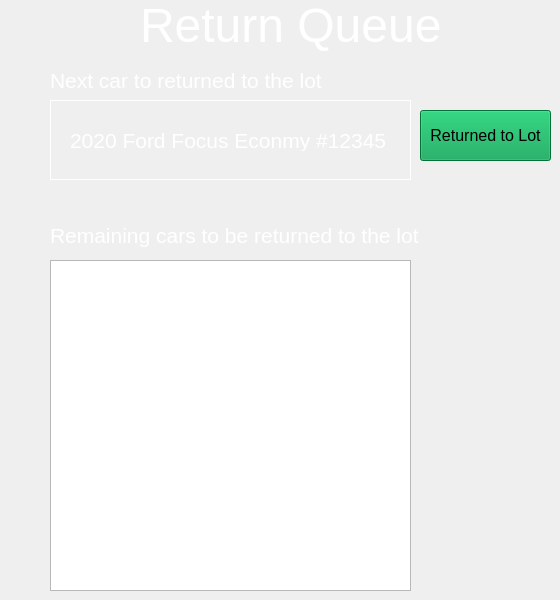
    <widget class="QWidget" name="ReturnQueue">
     <widget class="QLabel" name="label_29">
      <property name="geometry">
       <rect>
        <x>140</x>
        <y>0</y>
        <width>311</width>
        <height>51</height>
       </rect>
      </property>
      <property name="font">
       <font>
        <pointsize>36</pointsize>
       </font>
      </property>
      <property name="styleSheet">
       <string notr="true">color: rgb(255, 255, 255);
</string>
      </property>
      <property name="text">
       <string>Return Queue</string>
      </property>
     </widget>
     <widget class="QLabel" name="label_30">
      <property name="geometry">
       <rect>
        <x>50</x>
        <y>70</y>
        <width>281</width>
        <height>21</height>
       </rect>
      </property>
      <property name="font">
       <font>
        <pointsize>16</pointsize>
       </font>
      </property>
      <property name="styleSheet">
       <string notr="true">color: rgb(255, 255, 255);</string>
      </property>
      <property name="text">
       <string>Next car to returned to the lot</string>
      </property>
     </widget>
     <widget class="QFrame" name="frame">
      <property name="geometry">
       <rect>
        <x>50</x>
        <y>100</y>
        <width>361</width>
        <height>80</height>
       </rect>
      </property>
      <property name="styleSheet">
       <string notr="true">color: rgb(255, 255, 255);</string>
      </property>
      <property name="frameShape">
       <enum>QFrame::Box</enum>
      </property>
      <property name="frameShadow">
       <enum>QFrame::Plain</enum>
      </property>
      <property name="lineWidth">
       <number>1</number>
      </property>
      <property name="midLineWidth">
       <number>1</number>
      </property>
      <widget class="QLabel" name="label_31">
       <property name="geometry">
        <rect>
         <x>20</x>
         <y>30</y>
         <width>321</width>
         <height>21</height>
        </rect>
       </property>
       <property name="font">
        <font>
         <pointsize>16</pointsize>
        </font>
       </property>
       <property name="styleSheet">
        <string notr="true">color: rgb(255, 255, 255);</string>
       </property>
       <property name="text">
        <string>2020 Ford Focus Econmy #12345 </string>
       </property>
      </widget>
     </widget>
     <widget class="QLabel" name="label_32">
      <property name="geometry">
       <rect>
        <x>50</x>
        <y>220</y>
        <width>391</width>
        <height>31</height>
       </rect>
      </property>
      <property name="font">
       <font>
        <pointsize>16</pointsize>
       </font>
      </property>
      <property name="styleSheet">
       <string notr="true">color: rgb(255, 255, 255);</string>
      </property>
      <property name="text">
       <string>Remaining cars to be returned to the lot</string>
      </property>
     </widget>
     <widget class="QListView" name="listView_2">
      <property name="geometry">
       <rect>
        <x>50</x>
        <y>260</y>
        <width>361</width>
        <height>331</height>
       </rect>
      </property>
     </widget>
     <widget class="QPushButton" name="returnedToLotBtn">
      <property name="geometry">
       <rect>
        <x>420</x>
        <y>110</y>
        <width>131</width>
        <height>51</height>
       </rect>
      </property>
      <property name="font">
       <font>
        <pointsize>12</pointsize>
       </font>
      </property>
      <property name="styleSheet">
       <string notr="true">color: rgb(0, 0, 0);
border-color: rgb(255, 255, 255);
background-color: rgb(0, 159, 77);</string>
      </property>
      <property name="text">
       <string>Returned to Lot</string>
      </property>
     </widget>
    </widget>
